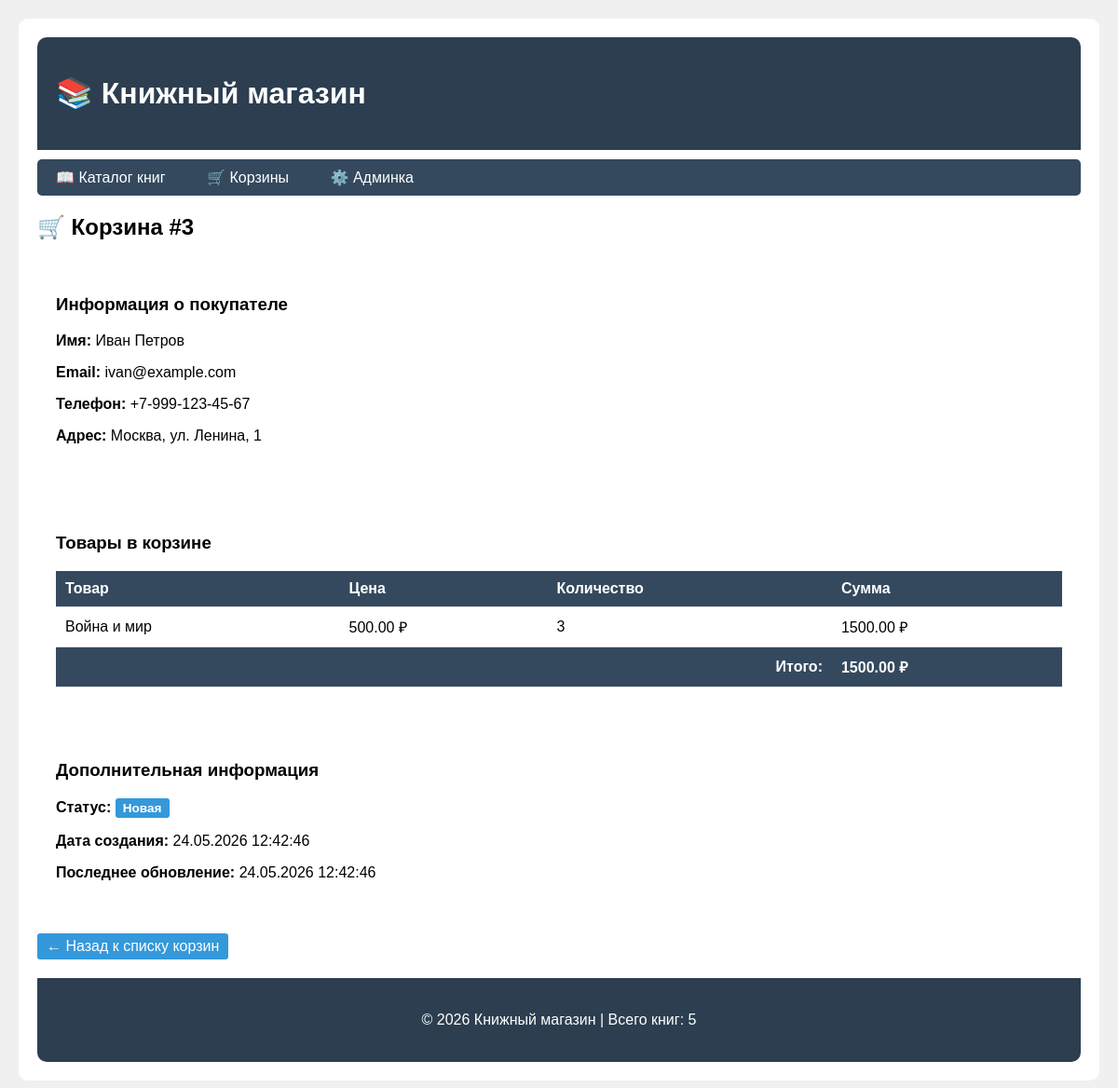
Before: /cart/3/ with the older database file.
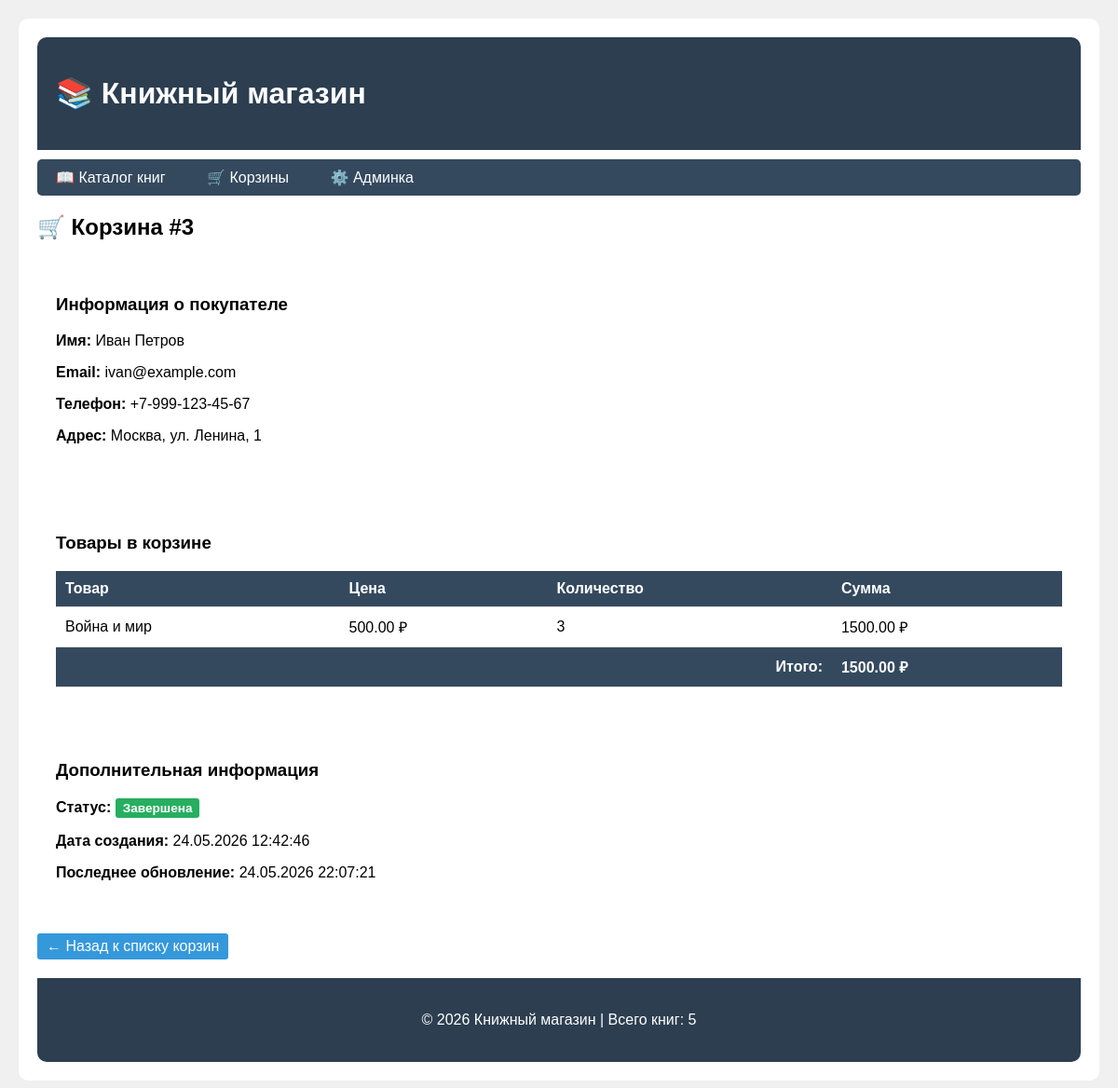
After: the same page with the newer database file.
### catalog/models.py (models this page shows, shortened)
class Cart(models.Model):
    STATUS_CHOICES = [
        ('new', 'Новая'),
        ('processing', 'В обработке'),
        ('completed', 'Завершена'),
        ('cancelled', 'Отменена'),
    ]
    customer = models.ForeignKey(
        Customer,
        on_delete=models.CASCADE,
        related_name='carts',
        verbose_name='Покупатель'
    )
    products = models.ManyToManyField(
        Product,
        through='CartItem',
        related_name='carts',
        verbose_name='Товары'
    )
    status = models.CharField('Статус', max_length=20, choices=STATUS_CHOICES, default='new')
    created_at = models.DateTimeField('Дата создания', auto_now_add=True)
    updated_at = models.DateTimeField('Дата обновления', auto_now=True)
    def total_price(self):
        return sum(item.product.price * item.quantity for item in self.cart_items.all())
    class Meta:
        verbose_name = 'Корзина'
        verbose_name_plural = 'Корзины'
        ordering = ['-created_at']

class Customer(models.Model):
    name = models.CharField('Имя', max_length=100)
    email = models.EmailField('Email', unique=True)
    phone = models.CharField('Телефон', max_length=20, blank=True)
    address = models.TextField('Адрес', blank=True)
    registered_at = models.DateTimeField('Дата регистрации', auto_now_add=True)
    class Meta:
        verbose_name = 'Покупатель'
        verbose_name_plural = 'Покупатели'

class CartItem(models.Model):
    cart = models.ForeignKey(Cart, on_delete=models.CASCADE, related_name='cart_items')
    product = models.ForeignKey(Product, on_delete=models.CASCADE)
    quantity = models.PositiveIntegerField('Количество', default=1)
    def item_total(self):
        return self.product.price * self.quantity
    class Meta:
        verbose_name = 'Позиция корзины'
        verbose_name_plural = 'Позиции корзин'

class Product(models.Model):
    name = models.CharField('Название', max_length=200)
    author = models.CharField('Автор', max_length=200, blank=True)  # Добавить
    publisher = models.CharField('Издательство', max_length=200, blank=True)  # Добавить
    pages = models.IntegerField('Количество страниц', default=0, blank=True)  # Добавить
    price = models.DecimalField('Цена', max_digits=10, decimal_places=2)
    description = models.TextField('Описание', blank=True)
    stock = models.IntegerField('Количество на складе', default=0)
    created_at = models.DateTimeField('Дата добавления', auto_now_add=True)
    class Meta:
        verbose_name = 'Товар'
        verbose_name_plural = 'Товары'

### catalog/views.py (the view)
# urls.py: path('cart/<int:pk>/', views.CartDetailView.as_view(), name='cart_detail'),
class CartDetailView(DetailView):
    model = Cart
    template_name = 'catalog/cart_detail.html'
    context_object_name = 'cart'

### catalog/templatetags/book_tags.py (called while the page is built)
@register.filter(name='price_format')
def price_format(value):
    try:
        return f"{float(value):.2f} ₽"
    except (ValueError, TypeError):
        return value

@register.simple_tag
def current_year():
    return datetime.now().year

@register.simple_tag
def book_count():
    from catalog.models import Product  # ИСПРАВЛЕНО: Book -> Product
    return Product.objects.count()

### templates/catalog/cart_detail.html (shortened to what this page needs)
{% extends "base.html" %}
{% load book_tags %}
{% block content %}
<h2>🛒 Корзина #{{ cart.id }}</h2>
<div style="background: white; padding: 20px; border-radius: 10px; margin-bottom: 20px;">
    <h3>Информация о покупателе</h3>
    <p><strong>Имя:</strong> {{ cart.customer.name }}</p>
    <p><strong>Email:</strong> {{ cart.customer.email }}</p>
    <p><strong>Телефон:</strong> {{ cart.customer.phone|default:"Не указан" }}</p>
    <p><strong>Адрес:</strong> {{ cart.customer.address|default:"Не указан" }}</p>
</div>
<div style="background: white; padding: 20px; border-radius: 10px;">
    <h3>Товары в корзине</h3>
    {% if cart.cart_items.all %}
        <table class="cart-table" style="width: 100%; border-collapse: collapse;">
            <thead>
                <tr>
                    <th>Товар</th>
                    <th>Цена</th>
                    <th>Количество</th>
                    <th>Сумма</th>
                </tr>
            </thead>
            <tbody>
                {% for item in cart.cart_items.all %}
                <tr>
                    <td>{{ item.product.name }}</td>
                    <td>{{ item.product.price|price_format }}</td>
                    <td>{{ item.quantity }}</td>
                    <td>{{ item.item_total|price_format }}</td>
                </tr>
                {% endfor %}
            </tbody>
            <tfoot>
                <tr>
                    <th colspan="3" style="text-align: right;">Итого:</th>
                    <th>{{ cart.total_price|price_format }}</th>
                </tr>
            </tfoot>
        </table>
    {% else %}
        <p>В корзине нет товаров.</p>
    {% endif %}
</div>
<div style="background: white; padding: 20px; border-radius: 10px; margin-top: 20px;">
    <h3>Дополнительная информация</h3>
    <p><strong>Статус:</strong>
        <span class="status-badge status-{{ cart.status }}">
            {{ cart.get_status_display }}
        </span>
    </p>
    <p><strong>Дата создания:</strong> {{ cart.created_at|date:"d.m.Y H:i:s" }}</p>
    <p><strong>Последнее обновление:</strong> {{ cart.updated_at|date:"d.m.Y H:i:s" }}</p>
</div>
<a href="{% url 'catalog:cart_list' %}" class="btn" style="margin-top: 20px;">← Назад к списку корзин</a>
{% endblock %}

Changed rows visible on the page:
changed Cart "Иван Петров": status "Новая" → "Завершена"; updated_at "24.05.2026 12:42:46" → "24.05.2026 22:07:21"
